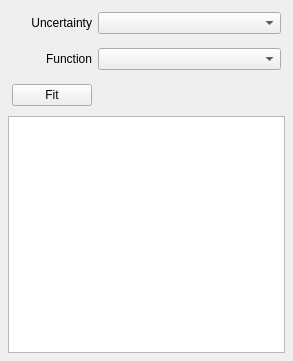
<?xml version="1.0" encoding="UTF-8"?>
<ui version="4.0">
 <class>widget</class>
 <widget class="QWidget" name="widget">
  <property name="geometry">
   <rect>
    <x>0</x>
    <y>0</y>
    <width>293</width>
    <height>361</height>
   </rect>
  </property>
  <property name="sizePolicy">
   <sizepolicy hsizetype="Expanding" vsizetype="Expanding">
    <horstretch>0</horstretch>
    <verstretch>0</verstretch>
   </sizepolicy>
  </property>
  <property name="windowTitle">
   <string>Form</string>
  </property>
  <layout class="QHBoxLayout" name="horizontalLayout_5">
   <property name="margin">
    <number>4</number>
   </property>
   <item>
    <layout class="QVBoxLayout" name="verticalLayout">
     <property name="margin">
      <number>4</number>
     </property>
     <item>
      <layout class="QHBoxLayout" name="horizontalLayout">
       <property name="margin">
        <number>4</number>
       </property>
       <item>
        <widget class="QLabel" name="uncertainty_label">
         <property name="minimumSize">
          <size>
           <width>80</width>
           <height>0</height>
          </size>
         </property>
         <property name="layoutDirection">
          <enum>Qt::LeftToRight</enum>
         </property>
         <property name="text">
          <string>Uncertainty</string>
         </property>
         <property name="alignment">
          <set>Qt::AlignRight|Qt::AlignTrailing|Qt::AlignVCenter</set>
         </property>
        </widget>
       </item>
       <item>
        <widget class="QComboBox" name="uncertainty_combo">
         <property name="sizePolicy">
          <sizepolicy hsizetype="MinimumExpanding" vsizetype="Fixed">
           <horstretch>0</horstretch>
           <verstretch>0</verstretch>
          </sizepolicy>
         </property>
        </widget>
       </item>
      </layout>
     </item>
     <item>
      <layout class="QHBoxLayout" name="horizontalLayout_2">
       <property name="margin">
        <number>4</number>
       </property>
       <item>
        <widget class="QLabel" name="profile_label">
         <property name="minimumSize">
          <size>
           <width>80</width>
           <height>0</height>
          </size>
         </property>
         <property name="layoutDirection">
          <enum>Qt::LeftToRight</enum>
         </property>
         <property name="text">
          <string>Function</string>
         </property>
         <property name="alignment">
          <set>Qt::AlignRight|Qt::AlignTrailing|Qt::AlignVCenter</set>
         </property>
        </widget>
       </item>
       <item>
        <widget class="QComboBox" name="profile_combo">
         <property name="sizePolicy">
          <sizepolicy hsizetype="MinimumExpanding" vsizetype="Fixed">
           <horstretch>0</horstretch>
           <verstretch>0</verstretch>
          </sizepolicy>
         </property>
        </widget>
       </item>
      </layout>
     </item>
     <item>
      <layout class="QHBoxLayout" name="horizontalLayout_3">
       <property name="margin">
        <number>4</number>
       </property>
       <item>
        <widget class="QPushButton" name="fit_button">
         <property name="text">
          <string>Fit</string>
         </property>
        </widget>
       </item>
       <item>
        <spacer name="horizontalSpacer_2">
         <property name="orientation">
          <enum>Qt::Horizontal</enum>
         </property>
         <property name="sizeHint" stdset="0">
          <size>
           <width>40</width>
           <height>20</height>
          </size>
         </property>
        </spacer>
       </item>
      </layout>
     </item>
     <item>
      <widget class="QTextBrowser" name="results_box"/>
     </item>
    </layout>
   </item>
  </layout>
 </widget>
 <resources/>
 <connections/>
</ui>
